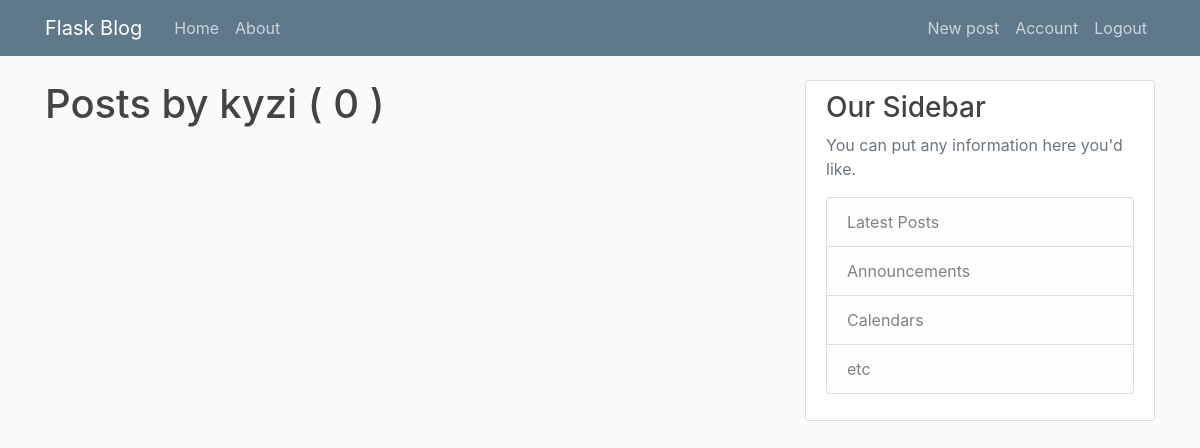
The app's page /user/kyzi (signed in), older data.
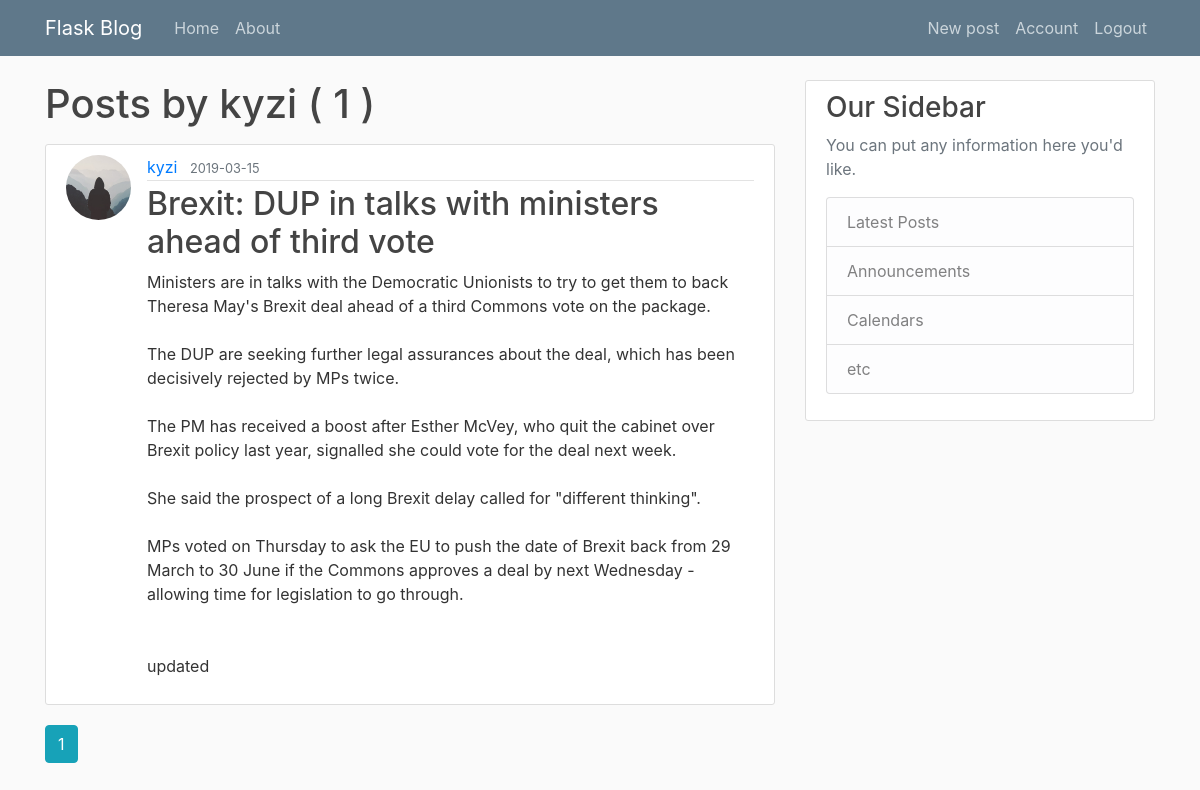
The same page, newer data.
### flaskblog/models.py (models this page shows, shortened)
class Post(db.Model):
    id = db.Column(db.Integer, primary_key=True) #
    title = db.Column(db.String(100), nullable=False)
    date_posted = db.Column(db.DateTime, nullable=False, default = datetime.utcnow) # datetime.utcnow is without parenthis () because we want to pass function (not a value of this executed function)
    content = db.Column(db.Text, nullable=False)
    user_id = db.Column(db.Integer, db.ForeignKey('user.id'), nullable=False)

class User(db.Model, UserMixin):
    id = db.Column(db.Integer, primary_key=True) #user ID is an integer and this will be our pirimary_key
    username = db.Column(db.String(20), unique=True, nullable=False) #we assumed that username will be max 20 character long. username must be unique and cannot have value NULL
    email = db.Column(db.String(120), unique=True, nullable=False) #we assumed that email will be max 120 character long. email must be unique and cannot have value NULL
    image_file = db.Column(db.String(20), nullable=False, default='default.jpg') #we assumed that user profile picture name will be max 20 character long.
    password = db.Column(db.String(60), nullable=False)
    posts = db.relationship('Post', backref='author', lazy=True)

### flaskblog/users/routes.py (the view)
@users.route("/user/<string:username>")
def user_posts(username):
    page = request.args.get('page', 1, type=int) # default page is page '1', type int is for
    user = User.query.filter_by(username = username).first_or_404() #If you will get None then return code 404
    posts = Post.query.filter_by(author=user)\
        .order_by(Post.date_posted.desc())\
        .paginate(page=page, per_page=5) #create post variable that will use paginate and order posts (latest first)
    return render_template('user_posts.html', posts= posts, user=user)

### flaskblog/models.py (called while the page is built)
@login_manager.user_loader
def load_user(user_id):
    return User.query.get(int(user_id))

### flaskblog/templates/user_posts.html (shortened to what this page needs)
{% extends "layout.html" %}
{% block content %}
    <h1 class="mb-3"> Posts by {{ user.username }} ( {{ posts.total }} ) </h1>
    {% for post in posts.items %}
        <article class="media content-section">
          <img class="rounded-circle article-img" src="{{ url_for('static', filename = 'profile_pics/' + post.author.image_file) }}">
          <div class="media-body">
            <div class="article-metadata">
              <a class="mr-2" href=" {{ url_for('users.user_posts', username= post.author.username) }} ">{{ post.author.username }}</a>
              <small class="text-muted">{{ post.date_posted.strftime('%Y-%m-%d') }}</small>
            </div>
            <h2><a class="article-title" href="{{ url_for('posts.post', post_id = post.id) }}">{{ post.title }}</a></h2>
            <p class="article-content">{{ post.content }}</p>
          </div>
        </article>
    {% endfor %}
    {% for page_num in posts.iter_pages(left_edge=1, right_edge=1, left_current=1, right_current=2) %}
        {% if page_num %}
            {% if posts.page == page_num %}
                <a class = "btn btn-info mb-4" href="{{ url_for('users.user_posts', username=user.username, page = page_num)}}">{{ page_num}}</a>
            {% else %}
                <a class = "btn btn-outline-info mb-4" href="{{ url_for('users.user_posts', username=user.username, page = page_num)}}">{{ page_num}}</a>
            {% endif %}
        {% endif %}
    {% endfor %}
{% endblock content %}

Row changes from the older to the newer data that the page shows:
added Post: image_file (placeholder picture), author.username "kyzi", date_posted "2019-03-15", title "Brexit: DUP in talks with ministers ahead of third vote", content "Ministers are in talks with the Democratic Unionists to try to get them to back Theresa May's Brexit deal ahead of a third Commons vote on the package. The DUP are seeking further legal assurances about the deal, which has been decisively rejected by MPs twice. The PM has received a boost after Esther McVey, who quit the cabinet over Brexit policy last year, signalled she could vote for the deal next week. She said the prospect of a long Brexit delay called for \"different thinking\". MPs voted on Thursday to ask the EU to push the date of Brexit back from 29 March to 30 June if the Commons approves a deal by next Wednesday - allowing time for legislation to go through. updated"
Text that changed along with them:
{{ posts.total }}: "0" → "1"
new list line: "1"
